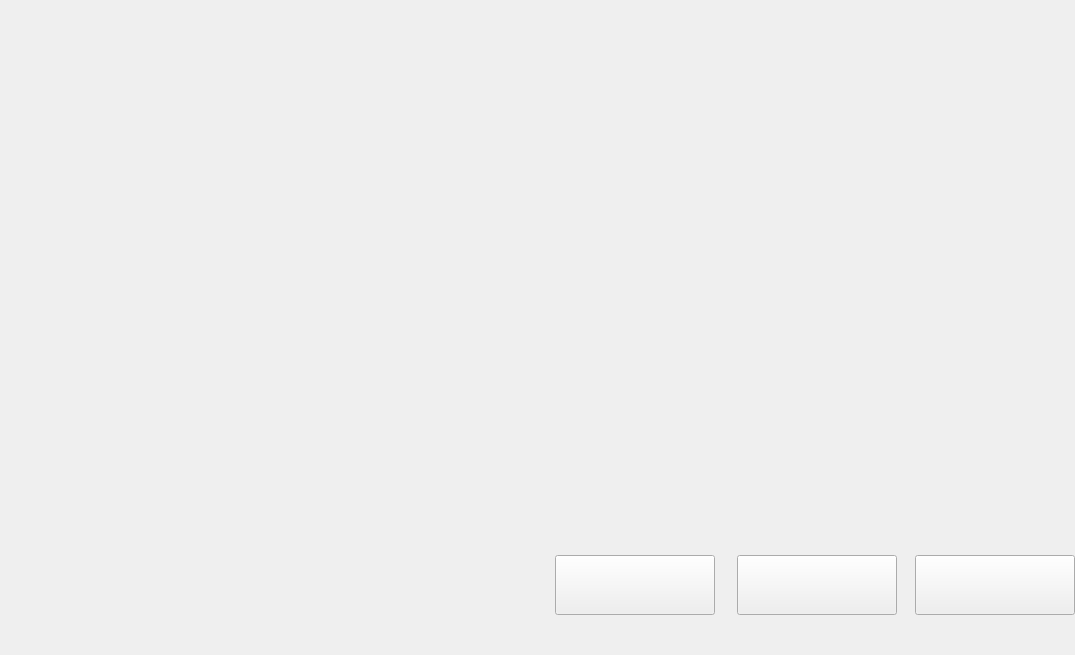
<?xml version="1.0" encoding="UTF-8"?>
<ui version="4.0">
 <class>configArtFrame</class>
 <widget class="QFrame" name="configArtFrame">
  <property name="geometry">
   <rect>
    <x>0</x>
    <y>0</y>
    <width>1075</width>
    <height>655</height>
   </rect>
  </property>
  <property name="windowTitle">
   <string>Frame</string>
  </property>
  <widget class="QWidget" name="artWidget" native="true">
   <property name="geometry">
    <rect>
     <x>0</x>
     <y>0</y>
     <width>1075</width>
     <height>520</height>
    </rect>
   </property>
   <property name="styleSheet">
    <string notr="true">#artWidget
{
background-image: url(:/images/cfgPum_Bg.png);
}</string>
   </property>
  </widget>
  <widget class="QPushButton" name="artCancelBut">
   <property name="geometry">
    <rect>
     <x>915</x>
     <y>555</y>
     <width>160</width>
     <height>60</height>
    </rect>
   </property>
   <property name="styleSheet">
    <string notr="true">#artCancelBut
{
background-image: url(:/images/cfgCancel_Bt.png);
}
#artCancelBut:pressed
{
background-image: url(:/images/cfgCancelDn_Bt.png);
}
#artCancelBut:focus{outline: none;
}</string>
   </property>
   <property name="text">
    <string/>
   </property>
   <property name="iconSize">
    <size>
     <width>160</width>
     <height>60</height>
    </size>
   </property>
  </widget>
  <widget class="QPushButton" name="artOkBut">
   <property name="geometry">
    <rect>
     <x>737</x>
     <y>555</y>
     <width>160</width>
     <height>60</height>
    </rect>
   </property>
   <property name="styleSheet">
    <string notr="true">#artOkBut
{
background-image: url(:/images/cfgOkBut_Bt.png);
}
#artOkBut:pressed
{
background-image: url(:/images/cfgOkButDn_Bt.png);
}
#artOkBut:focus{outline: none;
}</string>
   </property>
   <property name="text">
    <string/>
   </property>
   <property name="iconSize">
    <size>
     <width>160</width>
     <height>60</height>
    </size>
   </property>
  </widget>
  <widget class="QPushButton" name="artEditBut">
   <property name="geometry">
    <rect>
     <x>555</x>
     <y>555</y>
     <width>160</width>
     <height>60</height>
    </rect>
   </property>
   <property name="styleSheet">
    <string notr="true">#artEditBut
{
background-image: url(:/images/cfgEditBut_Bt.png);
}
#artEditBut:pressed
{
background-image: url(:/images/cfgEditButDn_Bt.png);
}
#artEditBut:focus{outline: none;
}</string>
   </property>
   <property name="text">
    <string/>
   </property>
   <property name="iconSize">
    <size>
     <width>160</width>
     <height>60</height>
    </size>
   </property>
  </widget>
 </widget>
 <resources/>
 <connections/>
</ui>
